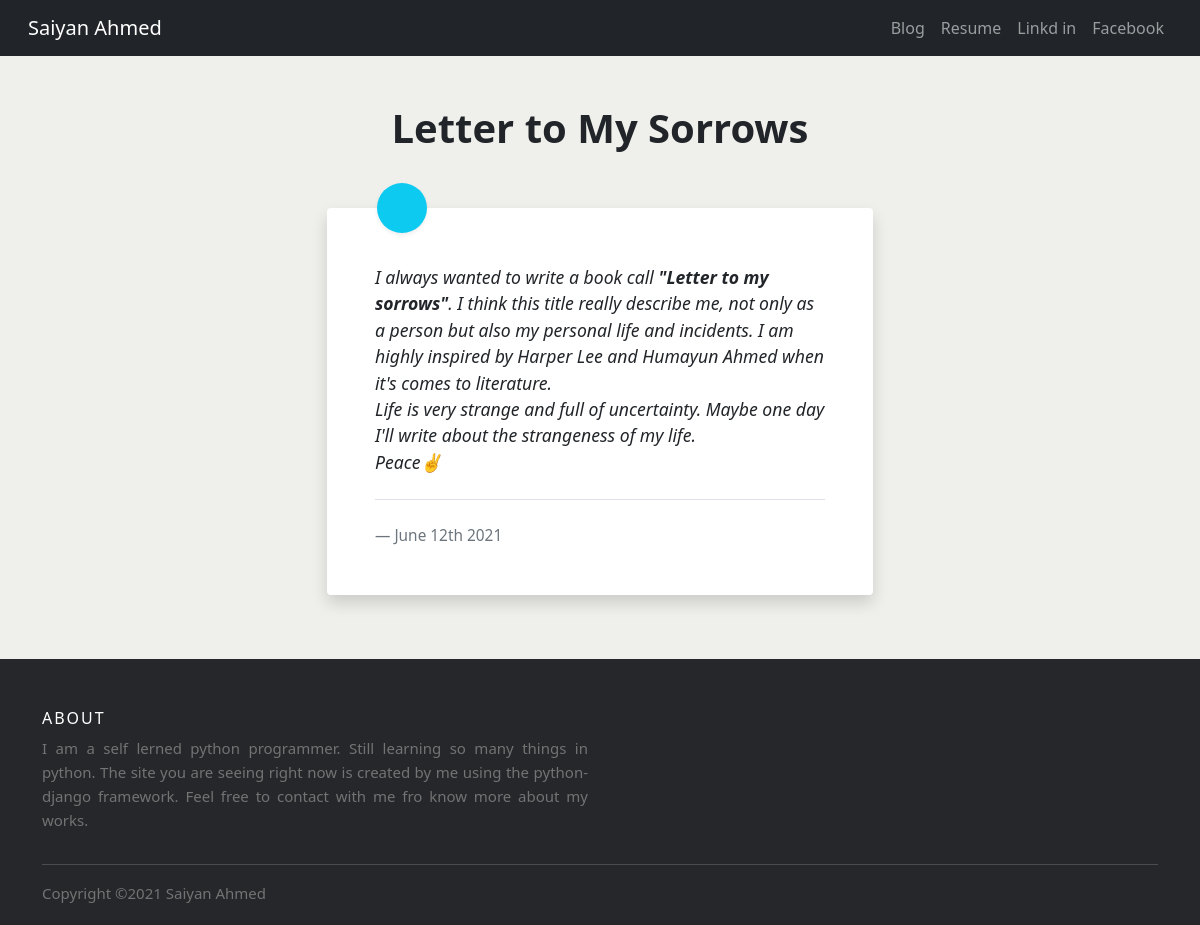
The page /blog/1 on the database its author committed.
### blog/models.py (models this page shows, shortened)
class Blog(models.Model):
	title = models.CharField(max_length=100)
	description = models.TextField()
	date = models.DateField()

### blog/views.py (the view)
# urls.py: path('<int:blog_id>', views.detail, name='detail')
def detail(request,blog_id):
	blog = get_object_or_404(Blog, pk=blog_id) #show the Blog model by its pk or 'primary key' if mot show 404 error
	return render(request, 'blog/detail.html', {"blog":blog})

### blog/templates/blog/detail.html (shortened to what this page needs)
{% extends 'portfolio/base.html' %}
{% block content %}
<section class="py-5">
    <div class="container">
        <div class="row">
            <div class="col-lg-6 mx-auto">
                <header class="text-center pb-5">
                    <h1 class="fw-bold">{{blog.title}}</h1>
                </header>
            </div>
        </div>
        <div class="row">
            <div class="col-lg-6 mx-auto">
                <blockquote class="blockquote blockquote-custom bg-white p-5 shadow rounded">
                    <div class="blockquote-custom-icon bg-info shadow-sm"></div>
                    <p class="mb-0 mt-2 font-italic">{{blog.description|safe}}</p>
                    <footer class="blockquote-footer pt-4 mt-4 border-top">{{blog.date|date:'F jS Y'}}
                    </footer>
                </blockquote>
            </div>
        </div>
    </div>
</section>
{% endblock %}}

### blog/templates/blog/detail.html (style rules this page uses)
.blockquote-custom { position: relative; font-size: 1.1rem; }
.blockquote-custom-icon { width: 50px; height: 50px; border-radius: 50%; display: flex; align-items: center; justify-content: center; position: absolute; top: -25px; left: 50px; }
body { background: #eff0eb; background-image: url('https://i.postimg.cc/MTbfnkj6/bg.png'); background-size: cover; background-repeat: no-repeat; }

### rows shown on the page
Blog: title "Letter to My Sorrows", description "I always wanted to write a book call \"Letter to my sorrows\" . I think this title really describe me, not only as a person but also my personal life and incidents. I am highly inspired by Harper Lee and Humayun Ahmed when it's comes to literature. Life is very strange and full of uncertainty. Maybe one day I'll write about the strangeness of my life. Peace✌", date "June 12th 2021"
